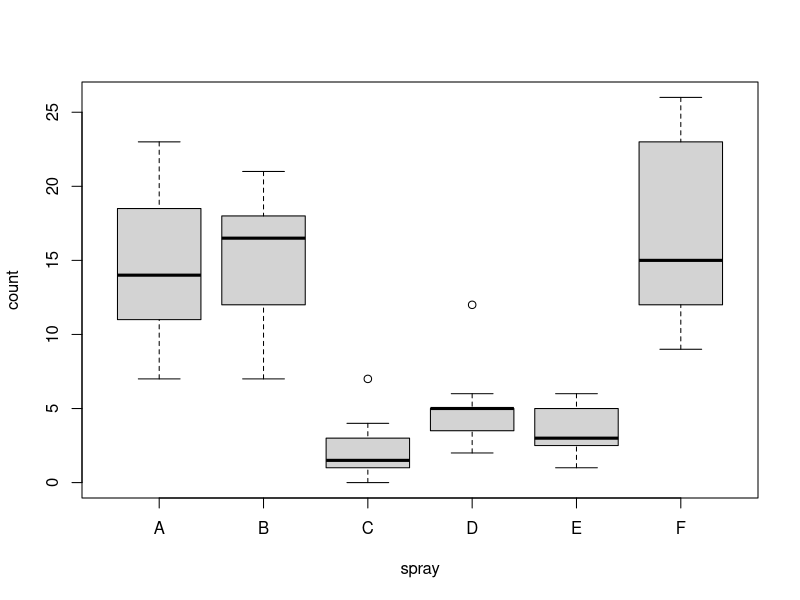
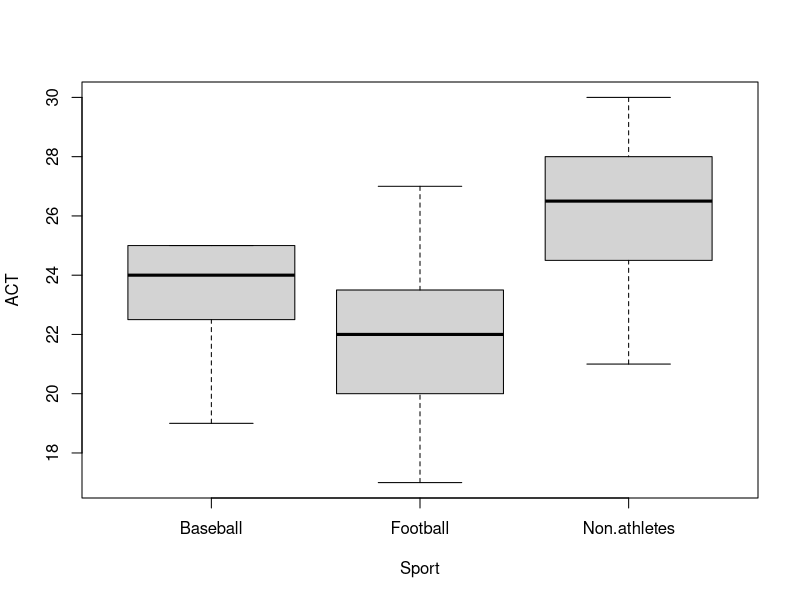
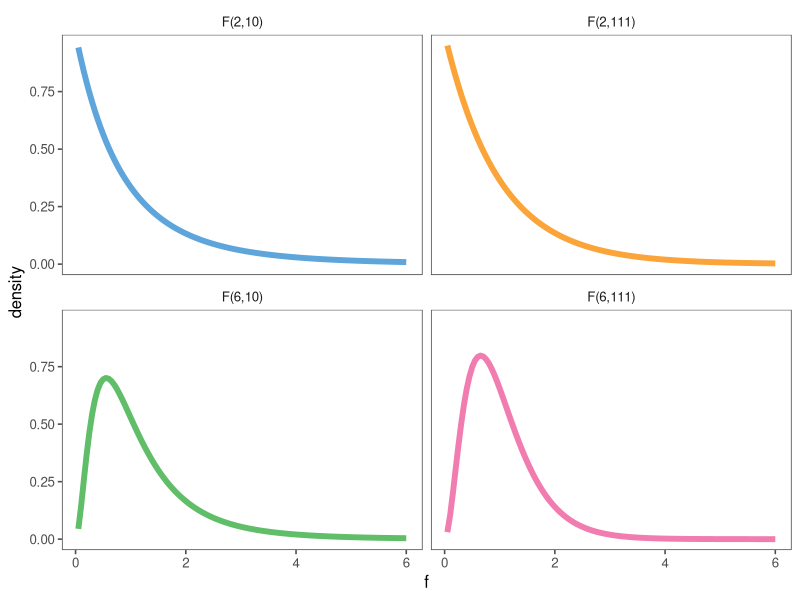
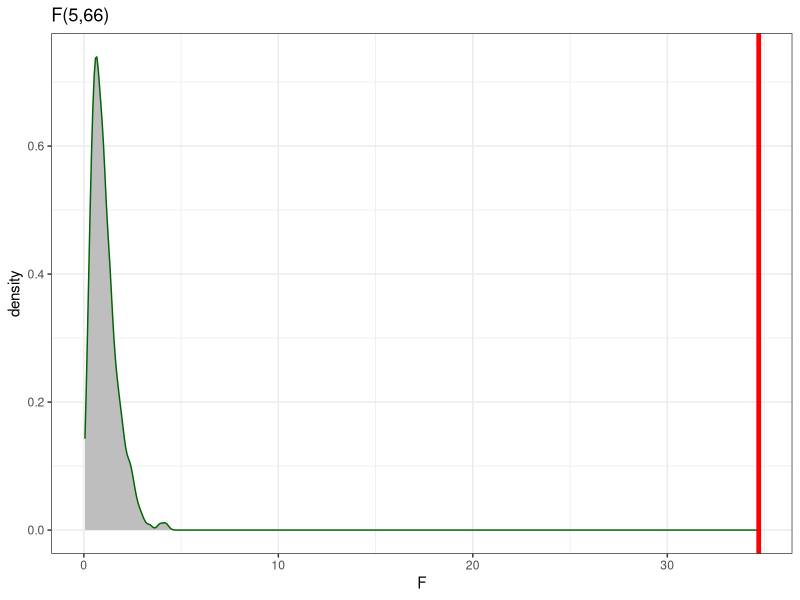
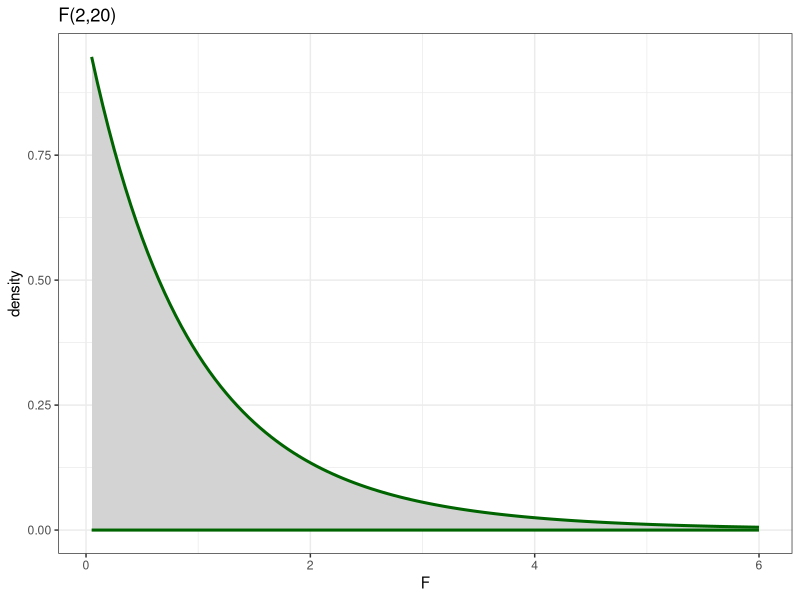

Generate these figures, in order, with R:
## ---- chunk 1
library(knitr)
opts_chunk$set(echo = T, 
               message = F, 
               warning = F, 
               cache = F, 
               tidy = F, 
               comment = "#>", 
               fig.align = "center", 
               fig.width = 8, 
               fig.height = 5, 
               digits = 3, 
               size = "small")
options(show.signif.stars = F, 
        digits = 3)
set.seed(99)
take_home <- 0
## ---- chunk 2
data(InsectSprays)  # load the data
boxplot(count ~ spray, data = InsectSprays)
## ---- chunk 3
act <- read.csv("act-scores.csv", header = T)
head(act)
## ---- chunk 4
boxplot(ACT ~ Sport, data = act)
## ---- chunk 5
lm1 <- lm(count ~ spray, data = InsectSprays)
summary(lm1)
## ---- chunk 6
lm2 <- lm(ACT ~ Sport, data = act)
summary(lm2)
## ---- chunk 7
anova(lm1) # for insect sprays data
anova(lm2) # for ACT data
## ---- chunk 8
library(ggplot2)
library(ggthemes)
dat <- dplyr::data_frame(f = rep(seq(.05, 6, by = .05), 4), 
                         num_df = c(rep(2, 240), rep(6, 240)), 
                         denom_df = c(rep(111, 120), rep(10, 240), rep(111, 120)), 
                         density = df(f, num_df, denom_df), 
                         label = paste0("F(", num_df, ",", denom_df, ")"))
ggplot(dat, aes(f, density, colour = label)) + 
  geom_line(size = I(2)) + 
  facet_wrap(~label) + 
  theme_few() + 
  scale_colour_few(guide = F)
## ---- chunk 9
ggplot() + 
  geom_density(aes(rf(1000, 5, 66)), binwidth = .5, colour = "darkgreen", fill = "grey") + 
  geom_vline(aes(xintercept = 34.7), size = I(1.6), colour = "red") + 
  theme_bw() + 
  labs(x = "F", title = "F(5,66)")
## ---- chunk 10
pf(34.7, 5, 66, lower.tail = F)
## ---- chunk 11
dat0 <- dplyr::data_frame(f = seq(0.05, 6, by = .05), 
                          density = df(f, 2, 20))
ggplot(dat0, aes(x = f, ymax = density, ymin = 0)) + 
  geom_ribbon(colour = "darkgreen", fill = "lightgrey", size = I(1.03)) +
  theme_bw() + 
  labs(x = "F", y = "density", title = "F(2,20)")
## ---- chunk 12
anova(lm2)
